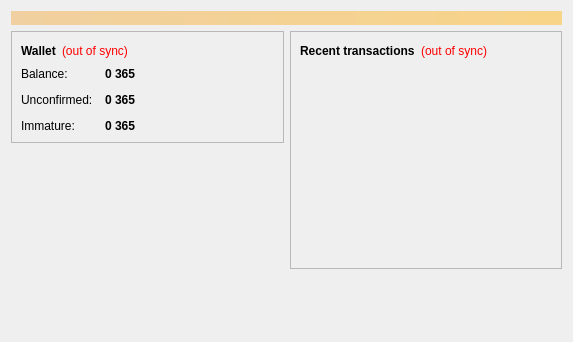
<?xml version="1.0" encoding="UTF-8"?>
<ui version="4.0">
 <class>OverviewPage</class>
 <widget class="QWidget" name="OverviewPage">
  <property name="geometry">
   <rect>
    <x>0</x>
    <y>0</y>
    <width>573</width>
    <height>342</height>
   </rect>
  </property>
  <property name="windowTitle">
   <string>Form</string>
  </property>
  <layout class="QVBoxLayout" name="topLayout">
   <item>
    <widget class="QLabel" name="labelAlerts">
     <property name="visible">
      <bool>false</bool>
     </property>
     <property name="styleSheet">
      <string notr="true">background-color: qlineargradient(x1: 0, y1: 0, x2: 1, y2: 0, stop:0 #F0D0A0, stop:1 #F8D488); color:#000000;</string>
     </property>
     <property name="wordWrap">
      <bool>true</bool>
     </property>
     <property name="margin">
      <number>3</number>
     </property>
    </widget>
   </item>
   <item>
    <layout class="QHBoxLayout" name="horizontalLayout" stretch="1,1">
     <item>
      <layout class="QVBoxLayout" name="verticalLayout_2">
       <item>
        <widget class="QFrame" name="frame">
         <property name="frameShape">
          <enum>QFrame::StyledPanel</enum>
         </property>
         <property name="frameShadow">
          <enum>QFrame::Raised</enum>
         </property>
         <layout class="QVBoxLayout" name="verticalLayout_4">
          <item>
           <layout class="QHBoxLayout" name="horizontalLayout_4">
            <item>
             <widget class="QLabel" name="label_5">
              <property name="font">
               <font>
                <weight>75</weight>
                <bold>true</bold>
               </font>
              </property>
              <property name="text">
               <string>Wallet</string>
              </property>
             </widget>
            </item>
            <item>
             <widget class="QLabel" name="labelWalletStatus">
              <property name="toolTip">
               <string>The displayed information may be out of date. Your wallet automatically synchronizes with the 365Coin network after a connection is established, but this process has not completed yet.</string>
              </property>
              <property name="styleSheet">
               <string notr="true">QLabel { color: red; }</string>
              </property>
              <property name="text">
               <string notr="true">(out of sync)</string>
              </property>
              <property name="alignment">
               <set>Qt::AlignLeading|Qt::AlignLeft|Qt::AlignVCenter</set>
              </property>
             </widget>
            </item>
            <item>
             <spacer name="horizontalSpacer_2">
              <property name="orientation">
               <enum>Qt::Horizontal</enum>
              </property>
              <property name="sizeHint" stdset="0">
               <size>
                <width>40</width>
                <height>20</height>
               </size>
              </property>
             </spacer>
            </item>
           </layout>
          </item>
          <item>
           <layout class="QFormLayout" name="formLayout_2">
            <property name="fieldGrowthPolicy">
             <enum>QFormLayout::AllNonFixedFieldsGrow</enum>
            </property>
            <property name="horizontalSpacing">
             <number>12</number>
            </property>
            <property name="verticalSpacing">
             <number>12</number>
            </property>
            <item row="0" column="0">
             <widget class="QLabel" name="label">
              <property name="text">
               <string>Balance:</string>
              </property>
             </widget>
            </item>
            <item row="0" column="1">
             <widget class="QLabel" name="labelBalance">
              <property name="font">
               <font>
                <weight>75</weight>
                <bold>true</bold>
               </font>
              </property>
              <property name="cursor">
               <cursorShape>IBeamCursor</cursorShape>
              </property>
              <property name="toolTip">
               <string>Your current balance</string>
              </property>
              <property name="text">
               <string notr="true">0 365</string>
              </property>
              <property name="textInteractionFlags">
               <set>Qt::LinksAccessibleByMouse|Qt::TextSelectableByKeyboard|Qt::TextSelectableByMouse</set>
              </property>
             </widget>
            </item>
            <item row="1" column="0">
             <widget class="QLabel" name="label_3">
              <property name="text">
               <string>Unconfirmed:</string>
              </property>
             </widget>
            </item>
            <item row="1" column="1">
             <widget class="QLabel" name="labelUnconfirmed">
              <property name="font">
               <font>
                <weight>75</weight>
                <bold>true</bold>
               </font>
              </property>
              <property name="cursor">
               <cursorShape>IBeamCursor</cursorShape>
              </property>
              <property name="toolTip">
               <string>Total of transactions that have yet to be confirmed, and do not yet count toward the current balance</string>
              </property>
              <property name="text">
               <string notr="true">0 365</string>
              </property>
              <property name="textInteractionFlags">
               <set>Qt::LinksAccessibleByMouse|Qt::TextSelectableByKeyboard|Qt::TextSelectableByMouse</set>
              </property>
             </widget>
            </item>
            <item row="2" column="0">
             <widget class="QLabel" name="labelImmatureText">
              <property name="text">
               <string>Immature:</string>
              </property>
             </widget>
            </item>
            <item row="2" column="1">
             <widget class="QLabel" name="labelImmature">
              <property name="font">
               <font>
                <weight>75</weight>
                <bold>true</bold>
               </font>
              </property>
              <property name="toolTip">
               <string>Mined balance that has not yet matured</string>
              </property>
              <property name="text">
               <string notr="true">0 365</string>
              </property>
              <property name="textInteractionFlags">
               <set>Qt::LinksAccessibleByMouse|Qt::TextSelectableByKeyboard|Qt::TextSelectableByMouse</set>
              </property>
             </widget>
            </item>
           </layout>
          </item>
         </layout>
        </widget>
       </item>
       <item>
        <spacer name="verticalSpacer">
         <property name="orientation">
          <enum>Qt::Vertical</enum>
         </property>
         <property name="sizeHint" stdset="0">
          <size>
           <width>20</width>
           <height>40</height>
          </size>
         </property>
        </spacer>
       </item>
      </layout>
     </item>
     <item>
      <layout class="QVBoxLayout" name="verticalLayout_3">
       <item>
        <widget class="QFrame" name="frame_2">
         <property name="frameShape">
          <enum>QFrame::StyledPanel</enum>
         </property>
         <property name="frameShadow">
          <enum>QFrame::Raised</enum>
         </property>
         <layout class="QVBoxLayout" name="verticalLayout">
          <item>
           <layout class="QHBoxLayout" name="horizontalLayout_2">
            <item>
             <widget class="QLabel" name="label_4">
              <property name="text">
               <string>&lt;b&gt;Recent transactions&lt;/b&gt;</string>
              </property>
             </widget>
            </item>
            <item>
             <widget class="QLabel" name="labelTransactionsStatus">
              <property name="toolTip">
               <string>The displayed information may be out of date. Your wallet automatically synchronizes with the 365Coin network after a connection is established, but this process has not completed yet.</string>
              </property>
              <property name="styleSheet">
               <string notr="true">QLabel { color: red; }</string>
              </property>
              <property name="text">
               <string notr="true">(out of sync)</string>
              </property>
              <property name="alignment">
               <set>Qt::AlignRight|Qt::AlignTrailing|Qt::AlignVCenter</set>
              </property>
             </widget>
            </item>
            <item>
             <spacer name="horizontalSpacer">
              <property name="orientation">
               <enum>Qt::Horizontal</enum>
              </property>
              <property name="sizeHint" stdset="0">
               <size>
                <width>40</width>
                <height>20</height>
               </size>
              </property>
             </spacer>
            </item>
           </layout>
          </item>
          <item>
           <widget class="QListView" name="listTransactions">
            <property name="styleSheet">
             <string notr="true">QListView { background: transparent; }</string>
            </property>
            <property name="frameShape">
             <enum>QFrame::NoFrame</enum>
            </property>
            <property name="verticalScrollBarPolicy">
             <enum>Qt::ScrollBarAlwaysOff</enum>
            </property>
            <property name="horizontalScrollBarPolicy">
             <enum>Qt::ScrollBarAlwaysOff</enum>
            </property>
            <property name="selectionMode">
             <enum>QAbstractItemView::NoSelection</enum>
            </property>
           </widget>
          </item>
         </layout>
        </widget>
       </item>
       <item>
        <spacer name="verticalSpacer_2">
         <property name="orientation">
          <enum>Qt::Vertical</enum>
         </property>
         <property name="sizeHint" stdset="0">
          <size>
           <width>20</width>
           <height>40</height>
          </size>
         </property>
        </spacer>
       </item>
      </layout>
     </item>
    </layout>
   </item>
  </layout>
 </widget>
 <resources/>
 <connections/>
</ui>
